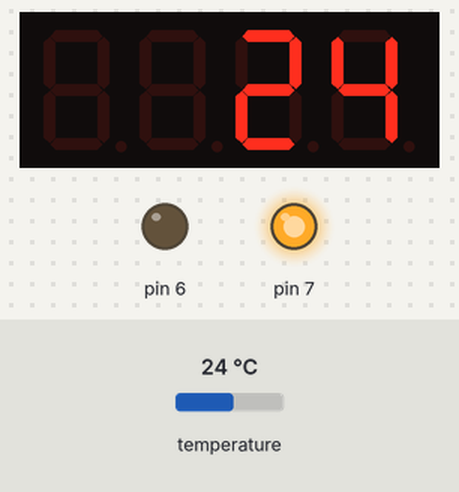
The sketch below on a simulated Arduino Uno, built with avr-gcc and run on an emulated ATmega328P. Shown: 4-digit seven-segment display, output pins drawn as LEDs (lit = HIGH). The test bench sets the inputs (shaded band); at power-on: temperature 24 °C.

Above: at 6.3 s.
6.4 s: temperature set to 12 °C
At 9.0 s:
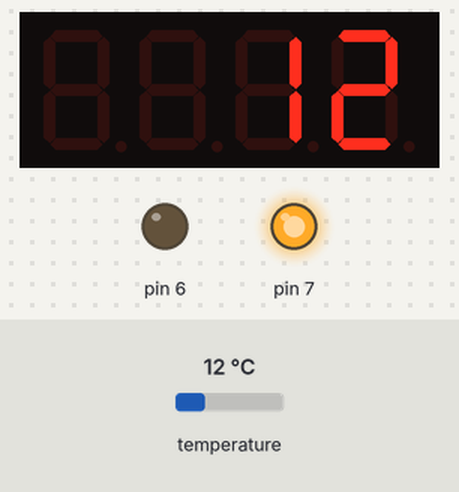
10.5 s: temperature set to 19 °C
At 11.8 s:
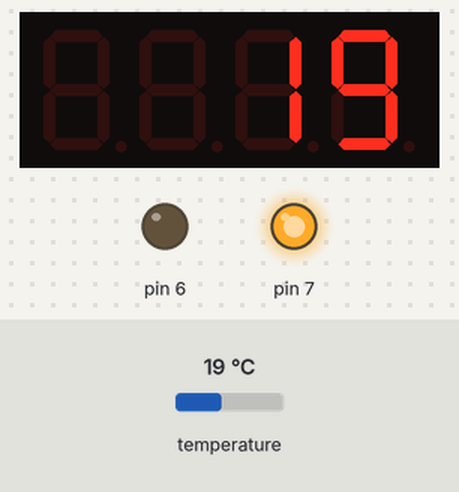
14.6 s: temperature set to 28 °C
At 17.4 s:
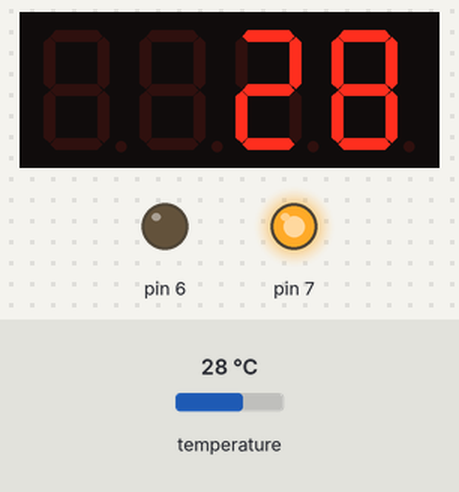
Timing chart, 0 to 18.9 s (numbered marks = the images above; inputs shaded):
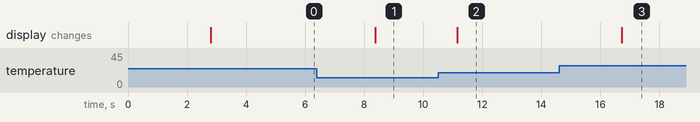

Measured:
- after the input at 6.4 s, the display: changes after 2.0 s (image 1)
- after the input at 10.5 s, the display: changes after 0.66 s (image 2)
- after the input at 14.6 s, the display: changes after 2.1 s (image 3)

The sketch:

ds12bWith4bitDisplay.ino
```cpp
#include <OneWire.h>
#include <DallasTemperature.h>
#include "LowPower.h"


#define ONE_WIRE_BUS 5

OneWire oneWire(ONE_WIRE_BUS);


DallasTemperature sensors(&oneWire);

#include <TM1637Display.h>
const int CLK = 9;
const int DIO = 8;

TM1637Display display(CLK, DIO);  //set up the 4-Digit Display.

void setup(void)
{

  pinMode(7,OUTPUT);
  pinMode(6,OUTPUT);
  digitalWrite(7,HIGH);
  digitalWrite(6,LOW);
  display.setBrightness(1);


  sensors.begin();
}


void loop(void)
{
    LowPower.idle(SLEEP_2S, ADC_OFF, TIMER2_OFF, TIMER1_OFF, TIMER0_OFF,
                SPI_OFF, USART0_OFF, TWI_OFF);

    sensors.requestTemperatures();


    display.showNumberDecEx(sensors.getTempCByIndex(0));


}
```
